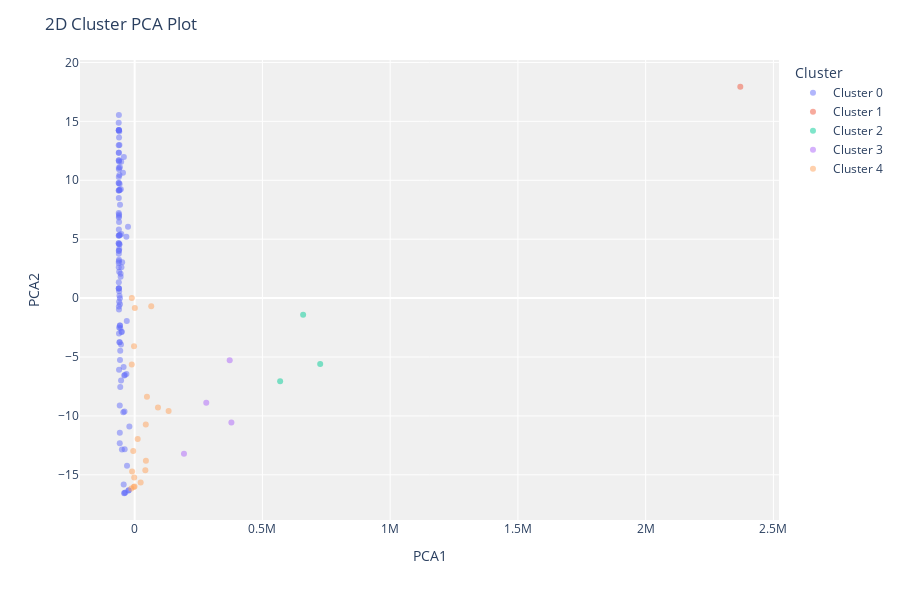

Notebook cell for this chart:
### Code cell
plot_model(model_kmeans, plot = 'cluster')

### Figure 1 — Plotly figure (JSON) as saved in the notebook; plotly's stock layout.template omitted (floating-point values rounded to 4 significant figures)
{"data": [{"customdata": [[null], [null], [null], [null], [null], [null], [null], [null], [null], [null], [null], [null], [null], [null], [null], [null], [null], [null], [null], [null], [null], [null], [null], [null], [null], [null], [null], [null], [null], [null], [null], [null], [null], [null], [null], [null], [null], [null], [null], [null], [null], [null], [null], [null], [null], [null], [null], [null], [null], [null], [null], [null], [null], [null], [null], [null], [null], [null], [null], [null], [null], [null], [null], [null], [null], [null], [null], [null], [null], [null], [null], [null], [null], [null], [null], [null], [null], [null], [null], [null], [null], [null], [null], [null], [null], [null], [null], [null], [null], [null], [null], [null], [null], [null], [null], [null], [null], [null], [null], [null], [null], [null], [null], [null], [null], [null], [null], [null], [null]], "hovertemplate": "Cluster=Cluster 0<br>PCA1=%{x}<br>PCA2=%{y}<br>Feature=%{customdata[0]}<extra></extra>", "legendgroup": "Cluster 0", "marker": {"color": "#636efa", "opacity": 0.5, "symbol": "circle"}, "mode": "markers", "name": "Cluster 0", "orientation": "v", "showlegend": true, "textposition": "top center", "type": "scatter", "x": [-60290.0, -60680.0, -58270.0, -32260.0, -61660.0, -54910.0, -61850.0, -57220.0, -29760.0, -53410.0, -61930.0, -59530.0, -62070.0, -61030.0, -61620.0, -59120.0, -42170.0, -57230.0, -61230.0, -44350.0, -36520.0, -56250.0, -57510.0, -61770.0, -62040.0, -39600.0, -62020.0, -61570.0, -61760.0, -62060.0, -42820.0, -60450.0, -56340.0, -61000.0, -61990.0, -40640.0, -62340.0, -57340.0, -62160.0, -62210.0, -50624, -59020.0, -59100.0, -61840.0, -58210.0, -45550.0, -53940.0, -58220.0, -43170.0, -61110.0, -56310.0, -61840.0, -60150.0, -59460.0, -60540.0, -62050.0, -61460.0, -57750.0, -61740.0, -58650.0, -57970.0, -62210.0, -52600.0, -60950.0, -57280.0, -61570.0, -38510.0, -62160.0, -49750.0, -38960.0, -60790.0, -53080.0, -39610.0, -59510.0, -30710.0, -60690.0, -61990.0, -61270.0, -61023, -61660.0, -59300.0, -25950.0, -61570.0, -57430.0, -62230.0, -52150.0, -61150.0, -60990.0, -62290.0, -61810.0, -59595, -20560.0, -50960.0, -61530.0, -61720.0, -61960.0, -48770.0, -61560.0, -54880.0, -58140.0, -62000.0, -40880.0, -24060.0, -60580.0, -51680.0, -62230.0, -23010.0, -32110.0, -61980.0], "xaxis": "x", "y": [4.164, 0.5831, -9.12, 5.204, 3.126, 2.074, 10.28, 7.923, -14.23, -3.927, 0.8249, 13.0, 2.611, 6.97, 6.831, 9.174, 11.97, -0.5263, -0.9629, -9.69, -16.5, -2.56, 11.11, 11.05, 9.133, -9.623, 4.659, 5.304, 4.023, 9.771, -15.82, 2.244, -4.479, 7.1, 9.133, -6.561, 4.654, -2.316, 7.213, 5.295, -2.859, 4.572, 9.175, 12.33, -3.736, 10.65, 9.248, -12.33, -5.838, -3.009, -7.554, 3.762, 14.14, 10.45, -2.491, 0.8233, 10.93, -2.321, 14.25, 9.69, -11.42, 11.69, 11.56, 6.462, -5.261, 15.53, -6.531, 12.97, -12.84, -12.82, 11.58, -6.999, -16.54, 5.334, -1.934, -0.316, 14.25, 3.261, -6.084, 5.812, 0.2028, 6.063, 0.8301, -0.01993, 9.769, 5.439, 14.26, 13.62, 14.88, 1.336, -3.756, -10.89, -2.874, 11.7, 4.024, 12.33, 3.05, -0.7079, 1.814, 5.353, 8.494, -16.56, -16.32, 4.549, 2.629, 2.988, -16.31, -6.439, 14.25], "yaxis": "y"}, {"customdata": [[null]], "hovertemplate": "Cluster=Cluster 1<br>PCA1=%{x}<br>PCA2=%{y}<br>Feature=%{customdata[0]}<extra></extra>", "legendgroup": "Cluster 1", "marker": {"color": "#EF553B", "opacity": 0.5, "symbol": "circle"}, "mode": "markers", "name": "Cluster 1", "orientation": "v", "showlegend": true, "textposition": "top center", "type": "scatter", "x": [2370470], "xaxis": "x", "y": [17.94], "yaxis": "y"}, {"customdata": [[null], [null], [null]], "hovertemplate": "Cluster=Cluster 2<br>PCA1=%{x}<br>PCA2=%{y}<br>Feature=%{customdata[0]}<extra></extra>", "legendgroup": "Cluster 2", "marker": {"color": "#00cc96", "opacity": 0.5, "symbol": "circle"}, "mode": "markers", "name": "Cluster 2", "orientation": "v", "showlegend": true, "textposition": "top center", "type": "scatter", "x": [569462, 659489, 726263], "xaxis": "x", "y": [-7.061, -1.418, -5.586], "yaxis": "y"}, {"customdata": [[null], [null], [null], [null]], "hovertemplate": "Cluster=Cluster 3<br>PCA1=%{x}<br>PCA2=%{y}<br>Feature=%{customdata[0]}<extra></extra>", "legendgroup": "Cluster 3", "marker": {"color": "#ab63fa", "opacity": 0.5, "symbol": "circle"}, "mode": "markers", "name": "Cluster 3", "orientation": "v", "showlegend": true, "textposition": "top center", "type": "scatter", "x": [378747, 280377, 193100.0, 372114], "xaxis": "x", "y": [-10.56, -8.89, -13.21, -5.27], "yaxis": "y"}, {"customdata": [[null], [null], [null], [null], [null], [null], [null], [null], [null], [null], [null], [null], [null], [null], [null], [null], [null], [null], [null]], "hovertemplate": "Cluster=Cluster 4<br>PCA1=%{x}<br>PCA2=%{y}<br>Feature=%{customdata[0]}<extra></extra>", "legendgroup": "Cluster 4", "marker": {"color": "#FFA15A", "opacity": 0.5, "symbol": "circle"}, "mode": "markers", "name": "Cluster 4", "orientation": "v", "showlegend": true, "textposition": "top center", "type": "scatter", "x": [816.0, -11030.0, 23580.0, 91343, -3487.0, 43700.0, -2320.0, -5521.0, 48240.0, -9850.0, -1730.0, -13040.0, -481.0, 64990.0, -11150.0, 41910.0, 44150.0, 12000.0, 133035], "xaxis": "x", "y": [-0.8443, 0.01504, -15.64, -9.287, -16.03, -10.74, -4.095, -12.98, -8.366, -14.71, -15.23, -16.16, -15.98, -0.6952, -5.63, -14.61, -13.81, -11.96, -9.59], "yaxis": "y"}], "layout": {"height": 600, "legend": {"title": {"text": "Cluster"}, "tracegroupgap": 0}, "margin": {"t": 60}, "plot_bgcolor": "rgb(240,240,240)", "title": {"text": "2D Cluster PCA Plot"}, "xaxis": {"anchor": "y", "domain": [0, 1], "title": {"text": "PCA1"}}, "yaxis": {"anchor": "x", "domain": [0, 1], "title": {"text": "PCA2"}}}}
